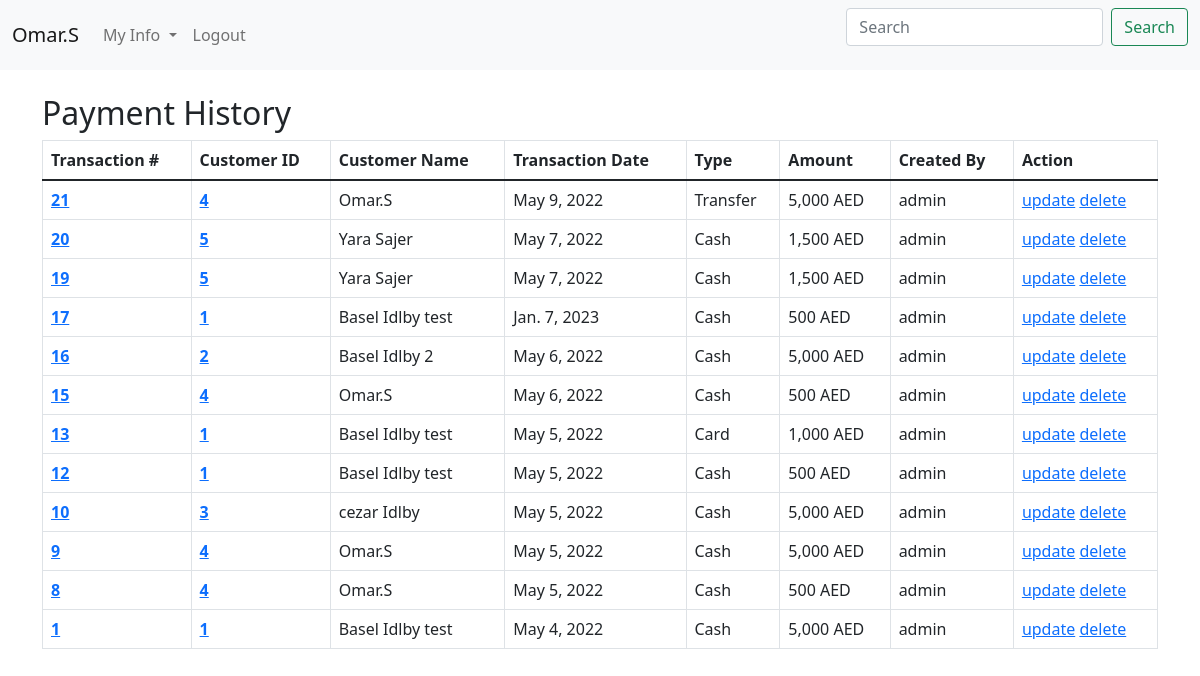
The page /PaymentHitoryList (signed in) on the database its author committed.
### CRM/models.py (models this page shows)
class paymentsModel(models.Model):
    payType = [
            ('Card', 'Card'),
            ('Cash', 'Cash'),
            ('Transfer', 'Bank Transfer'),
            ]
    currency = [
        ('AED','AED'),
        {'$' , 'dollar'}
    ]
    transactionId = models.AutoField(primary_key=True)
    customerId = models.ForeignKey(CustomerInfoModel,on_delete=models.DO_NOTHING)
    paymentRef = models.CharField(max_length=100)
    transactionDate = models.DateField(default=datetime.now)
    paymentType = models.CharField(max_length=10 , choices=payType)
    paymentAmount = models.IntegerField()
    Currency = models.CharField(max_length=6 , choices=currency)
    createdBy = models.ForeignKey(User, on_delete=models.DO_NOTHING)
    GA1 = models.CharField(max_length=100 , blank=True, null=True)
    GB1 = models.BooleanField(blank=True, null=True)
    GD1 = models.DateField(blank=True, null=True)

class CustomerInfoModel(models.Model):
    customerId = models.AutoField(primary_key=True)
    customerName = models.CharField(max_length=100 , unique=True)
    country = models.ForeignKey(countryListModel,on_delete=models.DO_NOTHING)
    address = models.CharField(max_length=150)
    mobileNumber = models.IntegerField(unique=True)
    workNumber = models.IntegerField()
    email = models.EmailField(max_length=50 , unique=True)
    userLogin = models.OneToOneField(settings.AUTH_USER_MODEL,related_name="b" ,  on_delete=models.DO_NOTHING , null=True , blank=True )
    createdBy = models.ForeignKey(User, on_delete=models.DO_NOTHING)
    active = models.BooleanField(default=True)
    GA1 = models.CharField(max_length=100 , blank=True, null=True)
    GA2 = models.CharField(max_length=100 , blank=True, null=True)
    GA3 = models.CharField(max_length=100 , blank=True, null=True)
    GA4 = models.CharField(max_length=100 , blank=True, null=True)
    GB1 = models.BooleanField(default=False , blank=True, null=True)
    GB2 = models.BooleanField(default=False , blank=True, null=True)
    GB3 = models.BooleanField(default=False , blank=True, null=True)
    GB4 = models.BooleanField(default=False , blank=True, null=True)
    GD1 = models.DateField(blank=True, null=True)
    GD2 = models.DateField(blank=True, null=True)
    GD3 = models.DateField(blank=True, null=True)
    def __str__(self) -> str:
        return f"{self.customerName}"

### CRM/views.py (the view)
# urls.py: path('PaymentHitoryList',views.PaymentHistory,name='PaymentHitoryList'),
@login_required
def PaymentHistory(request):
    PyamentHitoryList = paymentsModel.objects.all().order_by('-transactionId')
    context = {'PyamentHitoryList':PyamentHitoryList}
    return render(request,'CRM/PaymentHistoryList.html',context)

### CRM/templates/CRM/PaymentHistoryList.html (shortened to what this page needs)
{% include 'CRM/base.html' %}
{% include 'CRM/navbar.html' %}
{% load humanize %}
{% block content %}
<div class="container-lg">
    <h2>Payment History</h2>
<table class="table table-bordered">
    <thead>
      <tr>
        <th scope="col">Transaction #</th>
        <th scope="col">Customer ID</th>
        <th scope="col">Customer Name</th>
        <th scope="col">Transaction Date</th>
        <th scope="col">Type</th>
        <th scope="col">Amount</th>
        <th scope="col">Created By</th>
        <th scope="col">Action</th>
      </tr>
    </thead>
    <tbody>
      <tr>
          {% for x in PyamentHitoryList %}
        <th scope="row" ><a href="/customerProfile/{{x.transactionId}}">{{x.transactionId}}</a></th>
        <th scope="row" ><a href="/customerProfile/{{x.customerId_id}}">{{x.customerId_id}}</a></th>
        <td>{{x.customerId}}</td>
        <td>{{x.transactionDate}}</td>
        <td>{{x.paymentType}}</td>
        <td>{{x.paymentAmount|intcomma}} {{x.Currency}}</td>
        <td>{{x.createdBy}}</td>
        <td ><a href="NewPayment">update</a> <a href="deletePayment/{{x.transactionId}}">delete</a></td>
      </tr>
      {% endfor %}
    </tbody>
  </table>
</div>
{%  endblock %}

### CRM/templates/CRM/navbar.html (shortened to what this page needs)
{% block content %}
<nav class="navbar navbar-expand-lg navbar-light bg-light">
    <div class="container-fluid">
      <a class="navbar-brand" href="#">{{user.get_username}}</a>
      <div class="collapse navbar-collapse" id="navbarScroll">
        <ul class="navbar-nav me-auto my-2 my-lg-0 navbar-nav-scroll" style="--bs-scroll-height: 100px;">
          {% if user.is_authenticated %}
          <li class="nav-item dropdown">
            <a class="nav-link dropdown-toggle" href="#" id="navbarScrollingDropdown" role="button" data-bs-toggle="dropdown" aria-expanded="false">
              My Info
            </a>
          </li>
          {% endif %}
          {% if user.is_authenticated %}
          <li class="nav-item">
            <a class="nav-link" href="{% url 'logout' %}">Logout</a>
          </li>
          {% else %}
          <li class="nav-item"></li>
          <a class="nav-link" href="{% url 'login' %}">Login</a>
        </li>
          {% endif %}
        </ul>
        <form class="d-flex">
          <input class="form-control me-2" type="search" placeholder="Search" aria-label="Search">
          <button class="btn btn-outline-success" type="submit">Search</button>
        </form>
      </div>
    </div>
  </nav>
  {% endblock %}

### rows shown on the page
paymentsModel: transactionId "21", customerId_id "4", customerId "Omar.S", transactionDate "May 9, 2022", paymentType "Transfer", paymentAmount "5,000", Currency "AED", createdBy "admin"
paymentsModel: transactionId "20", customerId_id "5", customerId "Yara Sajer", transactionDate "May 7, 2022", paymentType "Cash", paymentAmount "1,500", Currency "AED", createdBy "admin"
paymentsModel: transactionId "19", customerId_id "5", customerId "Yara Sajer", transactionDate "May 7, 2022", paymentType "Cash", paymentAmount "1,500", Currency "AED", createdBy "admin"
paymentsModel: transactionId "17", customerId_id "1", customerId "Basel Idlby test", transactionDate "Jan. 7, 2023", paymentType "Cash", paymentAmount "500", Currency "AED", createdBy "admin"
paymentsModel: transactionId "16", customerId_id "2", customerId "Basel Idlby 2", transactionDate "May 6, 2022", paymentType "Cash", paymentAmount "5,000", Currency "AED", createdBy "admin"
paymentsModel: transactionId "15", customerId_id "4", customerId "Omar.S", transactionDate "May 6, 2022", paymentType "Cash", paymentAmount "500", Currency "AED", createdBy "admin"
paymentsModel: transactionId "13", customerId_id "1", customerId "Basel Idlby test", transactionDate "May 5, 2022", paymentType "Card", paymentAmount "1,000", Currency "AED", createdBy "admin"
paymentsModel: transactionId "12", customerId_id "1", customerId "Basel Idlby test", transactionDate "May 5, 2022", paymentType "Cash", paymentAmount "500", Currency "AED", createdBy "admin"
paymentsModel: transactionId "10", customerId_id "3", customerId "cezar Idlby", transactionDate "May 5, 2022", paymentType "Cash", paymentAmount "5,000", Currency "AED", createdBy "admin"
paymentsModel: transactionId "9", customerId_id "4", customerId "Omar.S", transactionDate "May 5, 2022", paymentType "Cash", paymentAmount "5,000", Currency "AED", createdBy "admin"
paymentsModel: transactionId "8", customerId_id "4", customerId "Omar.S", transactionDate "May 5, 2022", paymentType "Cash", paymentAmount "500", Currency "AED", createdBy "admin"
paymentsModel: transactionId "1", customerId_id "1", customerId "Basel Idlby test", transactionDate "May 4, 2022", paymentType "Cash", paymentAmount "5,000", Currency "AED", createdBy "admin"

### other values the page prints
{{ user.get_username }} "Omar.S"
